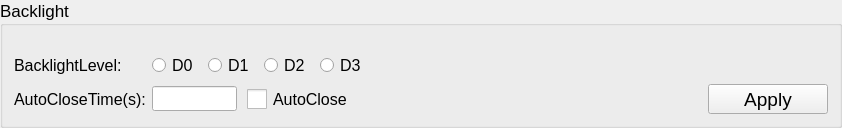
                 <widget class="QGroupBox" name="backlight">
                  <property name="minimumSize">
                   <size>
                    <width>0</width>
                    <height>101</height>
                   </size>
                  </property>
                  <property name="font">
                   <font>
                    <pointsize>13</pointsize>
                   </font>
                  </property>
                  <property name="title">
                   <string>Backlight</string>
                  </property>
                  <layout class="QGridLayout" name="gridLayout_12">
                   <property name="topMargin">
                    <number>27</number>
                   </property>
                   <item row="0" column="0">
                    <widget class="QLabel" name="label_8">
                     <property name="font">
                      <font>
                       <pointsize>12</pointsize>
                      </font>
                     </property>
                     <property name="text">
                      <string>BacklightLevel:</string>
                     </property>
                    </widget>
                   </item>
                   <item row="0" column="1">
                    <layout class="QHBoxLayout" name="horizontalLayout_15">
                     <property name="spacing">
                      <number>10</number>
                     </property>
                     <item>
                      <widget class="QRadioButton" name="d0">
                       <property name="font">
                        <font>
                         <pointsize>12</pointsize>
                        </font>
                       </property>
                       <property name="text">
                        <string>D0</string>
                       </property>
                      </widget>
                     </item>
                     <item>
                      <widget class="QRadioButton" name="d1">
                       <property name="font">
                        <font>
                         <pointsize>12</pointsize>
                        </font>
                       </property>
                       <property name="text">
                        <string>D1</string>
                       </property>
                      </widget>
                     </item>
                     <item>
                      <widget class="QRadioButton" name="d2">
                       <property name="font">
                        <font>
                         <pointsize>12</pointsize>
                        </font>
                       </property>
                       <property name="text">
                        <string>D2</string>
                       </property>
                      </widget>
                     </item>
                     <item>
                      <widget class="QRadioButton" name="d3">
                       <property name="font">
                        <font>
                         <pointsize>12</pointsize>
                        </font>
                       </property>
                       <property name="text">
                        <string>D3</string>
                       </property>
                      </widget>
                     </item>
                    </layout>
                   </item>
                   <item row="1" column="0">
                    <widget class="QLabel" name="label_10">
                     <property name="font">
                      <font>
                       <pointsize>12</pointsize>
                      </font>
                     </property>
                     <property name="text">
                      <string>AutoCloseTime(s):</string>
                     </property>
                    </widget>
                   </item>
                   <item row="1" column="1">
                    <layout class="QHBoxLayout" name="horizontalLayout_16">
                     <property name="spacing">
                      <number>10</number>
                     </property>
                     <item>
                      <widget class="QLineEdit" name="timeout">
                       <property name="sizePolicy">
                        <sizepolicy hsizetype="Minimum" vsizetype="Fixed">
                         <horstretch>0</horstretch>
                         <verstretch>0</verstretch>
                        </sizepolicy>
                       </property>
                       <property name="minimumSize">
                        <size>
                         <width>85</width>
                         <height>25</height>
                        </size>
                       </property>
                       <property name="maximumSize">
                        <size>
                         <width>85</width>
                         <height>25</height>
                        </size>
                       </property>
                       <property name="font">
                        <font>
                         <pointsize>12</pointsize>
                        </font>
                       </property>
                       <property name="inputMethodHints">
                        <set>Qt::ImhFormattedNumbersOnly</set>
                       </property>
                       <property name="maxLength">
                        <number>8</number>
                       </property>
                       <property name="alignment">
                        <set>Qt::AlignLeading|Qt::AlignLeft|Qt::AlignVCenter</set>
                       </property>
                      </widget>
                     </item>
                     <item>
                      <widget class="QCheckBox" name="autoClose">
                       <property name="font">
                        <font>
                         <pointsize>12</pointsize>
                        </font>
                       </property>
                       <property name="styleSheet">
                        <string notr="true">QCheckBox::indicator{  
    width: 20px;  
    height: 20px;  
}  
  
QCheckBox::indicator:unchecked{  
    image:url(:/image/unchecked.png);  
}  
  
QCheckBox::indicator:checked{  
    image:url(:/image/checked.png);  
}  </string>
                       </property>
                       <property name="text">
                        <string>AutoClose</string>
                       </property>
                      </widget>
                     </item>
                    </layout>
                   </item>
                   <item row="1" column="2">
                    <spacer name="horizontalSpacer_7">
                     <property name="orientation">
                      <enum>Qt::Horizontal</enum>
                     </property>
                     <property name="sizeHint" stdset="0">
                      <size>
                       <width>336</width>
                       <height>20</height>
                      </size>
                     </property>
                    </spacer>
                   </item>
                   <item row="1" column="3">
                    <widget class="QPushButton" name="apply3">
                     <property name="minimumSize">
                      <size>
                       <width>120</width>
                       <height>25</height>
                      </size>
                     </property>
                     <property name="maximumSize">
                      <size>
                       <width>16777215</width>
                       <height>30</height>
                      </size>
                     </property>
                     <property name="font">
                      <font>
                       <pointsize>14</pointsize>
                       <weight>50</weight>
                       <bold>false</bold>
                       <underline>false</underline>
                      </font>
                     </property>
                     <property name="text">
                      <string>Apply</string>
                     </property>
                     <property name="icon">
                      <iconset resource="res.qrc">
                       <normaloff>:/image/dialog_apply_32px_1173780_easyicon.net.png</normaloff>:/image/dialog_apply_32px_1173780_easyicon.net.png</iconset>
                     </property>
                     <property name="iconSize">
                      <size>
                       <width>24</width>
                       <height>24</height>
                      </size>
                     </property>
                     <property name="flat">
                      <bool>false</bool>
                     </property>
                    </widget>
                   </item>
                  </layout>
                 </widget>
